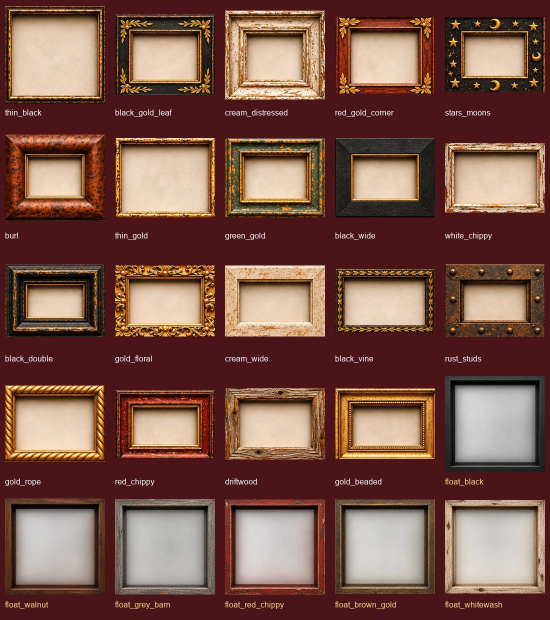
#> input picture scripts/frames/frame-cheatsheet.jpg, 1100 x 1240 px (shown at 1/2 size)
$ python slice_manual.py frame-cheatsheet.jpg frame-choices.jpg
#> lines starting #> are read from the running program, lines starting #| are printed output that depends on the picture
"""Cut frames from a sheet using rough hand-marked boxes, snapping each edge to the strongest
nearby edge in the image. Writes frame-NN.webp + frames.json (+ _contact.jpg preview).

usage: python slice_manual.py SHEET OUT_DIR
"""
import json
import sys
from pathlib import Path

import numpy as np
from PIL import Image, ImageDraw

sheet, out = Path(sys.argv[1]), Path(sys.argv[2])
out.mkdir(parents=True, exist_ok=True)
im = Image.open(sheet).convert("RGB")
#> im is the input picture: PIL image 1100x1240 RGB; mean R, G, B 124.2, 85.6, 73.6
g = np.array(im.convert("L"), dtype=np.float32)
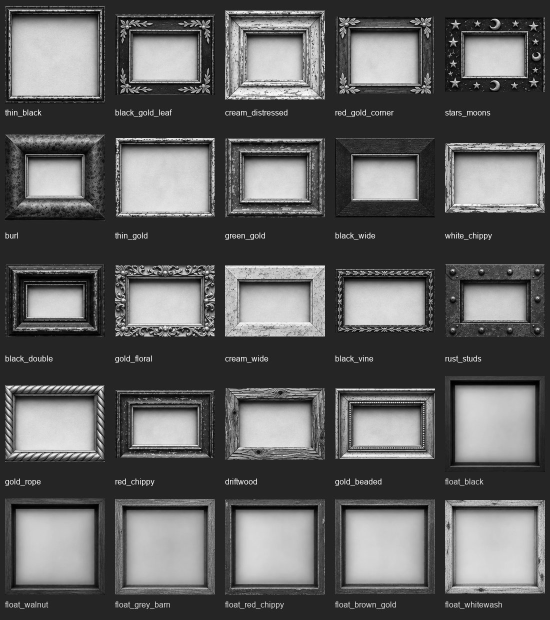
#> g: shape (1240, 1100) float32 (shown at 1/2 size); min 0, max 254, mean 95.8
gx = np.abs(np.diff(g, axis=1, prepend=g[:, :1]))  # vertical edges
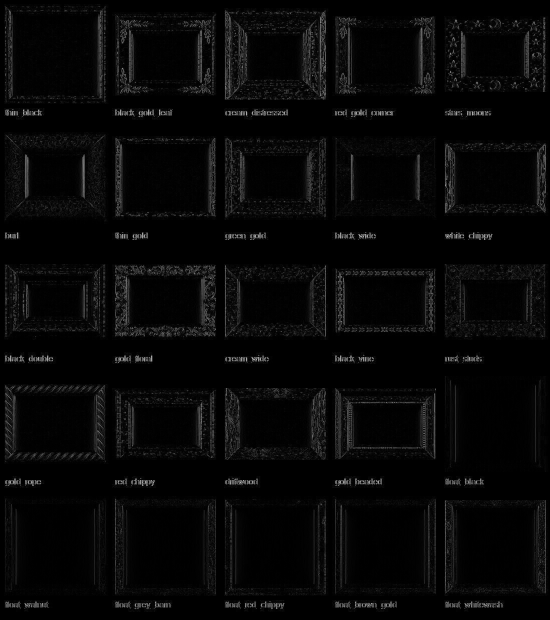
#> gx: shape (1240, 1100) float32 (shown at 1/2 size); min 0, max 225, mean 7.6
gy = np.abs(np.diff(g, axis=0, prepend=g[:1, :]))  # horizontal edges
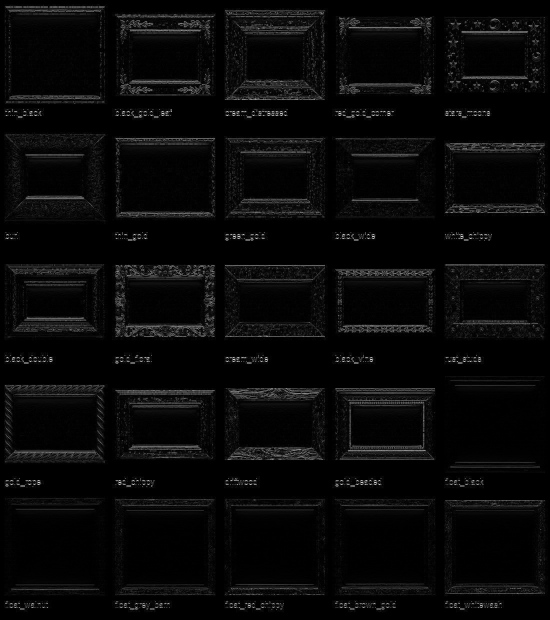
#> gy: shape (1240, 1100) float32 (shown at 1/2 size); min 0, max 227, mean 8.8

# name, outer box (x0, y0, x1, y1), opening box — rough, by eye
F = [
    ("thin-black",      (385, 60, 592, 262),    (397, 73, 580, 250)),
    ("black-gold-leaf", (614, 35, 912, 287),    (657, 80, 870, 242)),
    ("cream-distressed",(933, 27, 1224, 292),   (998, 95, 1160, 228)),
    ("red-gold-corner", (1246, 45, 1517, 273),  (1286, 85, 1478, 235)),
    ("stars-moons",     (25, 316, 318, 543),    (80, 362, 268, 494)),
    ("burl",            (336, 309, 618, 547),   (393, 366, 561, 492)),
    ("thin-gold",       (640, 327, 895, 533),   (655, 342, 880, 518)),
    ("green-gold",      (918, 316, 1199, 544),  (962, 357, 1158, 503)),
    ("black-wide",      (1222, 312, 1517, 546), (1270, 358, 1470, 497)),
    ("white-chippy",    (27, 573, 290, 760),    (50, 596, 268, 738)),
    ("black-double",    (317, 562, 606, 778),   (375, 618, 549, 723)),
    ("gold-floral",     (625, 568, 901, 771),   (663, 605, 865, 733)),
    ("cream-wide",      (924, 566, 1212, 772),  (966, 610, 1167, 726)),
    ("black-vine",      (1237, 580, 1512, 763), (1260, 604, 1488, 738)),
    ("rust-studs",      (20, 786, 310, 1001),   (72, 838, 262, 950)),
    ("gold-rope",       (336, 800, 592, 998),   (362, 826, 567, 970)),
    ("red-chippy",      (615, 791, 910, 1005),  (655, 833, 870, 962)),
    ("driftwood",       (931, 798, 1202, 1001), (963, 832, 1170, 970)),
    ("gold-beaded",     (1227, 790, 1522, 1003),(1260, 825, 1490, 970)),
]
R = 12  # search radius (px) around each rough edge; thin frames need a tighter search
TIGHT = {"thin-black": 3, "thin-gold": 3, "white-chippy": 5, "black-vine": 5, "driftwood": 5}


def snap_x(x, y0, y1):
    lo, hi = max(1, x - R), min(g.shape[1] - 1, x + R)
    span = gx[y0 + (y1 - y0) // 4: y1 - (y1 - y0) // 4, lo:hi].mean(axis=0)
#> (the run stopped early here; a loop or call above may not have finished)
